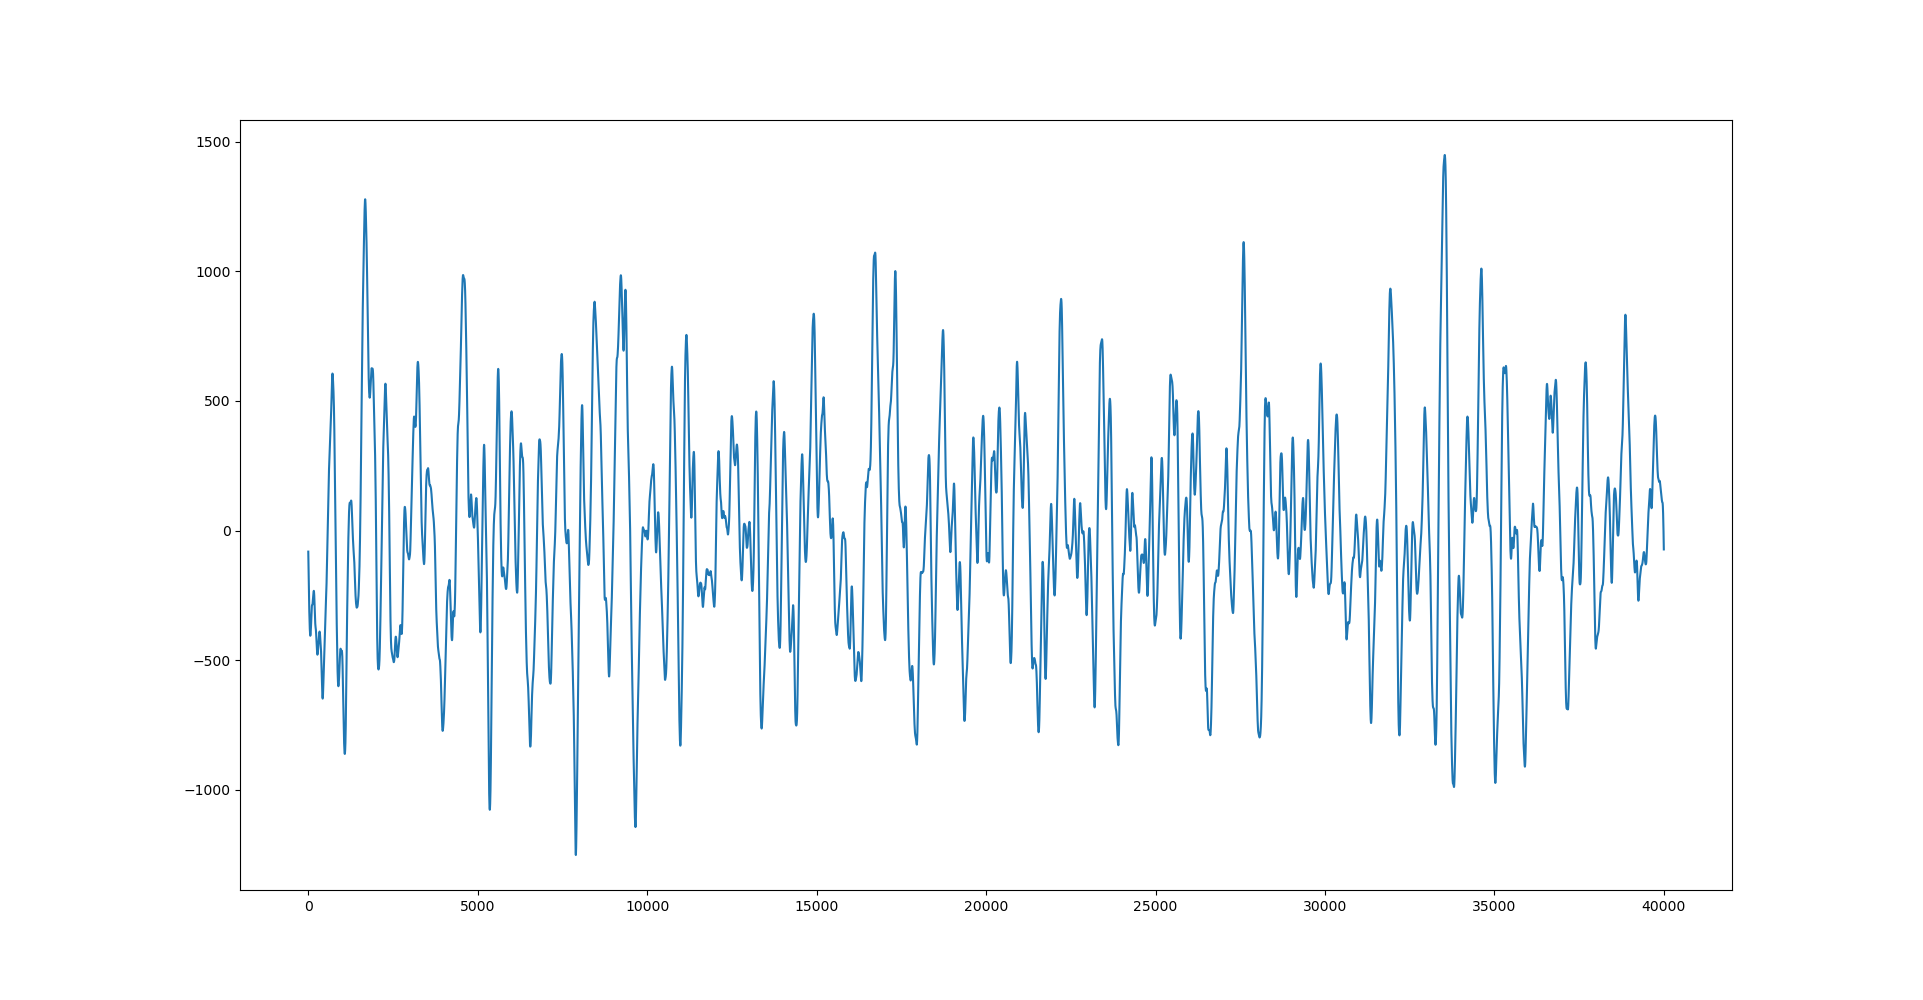

Python code for this plot:
import numpy as np
import matplotlib.pyplot as plt
# Noise model
# fq: max frequency in Hz
# n : number of points
# w : wind speed
# s : shipping factor 0 to 1
def noise(fq, n, w, s): 
    f = np.linspace(1, int(fq), int(n))/1e3 # divide by 1000 to convert Hz to kHz
    nt = 17 - 30*np.log(f) # turbulence noise
    ns = 40 + 20*(s - 0.5) + 26*np.log(f) - 60*np.log(f+0.03) #ships noise
    nw = 50 + 7.5*(w**0.5) + 20*np.log(f) - 40*np.log(f+0.04) # wind noise
    nth = -15 + 20*np.log(f) # thermal noise
    tot_noise = nt + ns + nw + nth # total noise in db per Hz
    temp = np.power(10,tot_noise/20)
    phase = 2*np.pi*np.random.randn(n)
    mag = np.sqrt(temp)
    FFT = mag * np.exp(1j*phase)
    noise = np.real(np.fft.ifft(FFT))
    plt.figure(figsize=(20,10))
    plt.stem(tot_noise) # plotting psd of noise
    plt.figure(figsize=(20,10))
    plt.plot(noise) # plotting noise

samp_freq = 40000
wind_speed = 3.6
ship_fac = 0.5 
noise(samp_freq/2-1, samp_freq, wind_speed, ship_fac)
plt.show()
